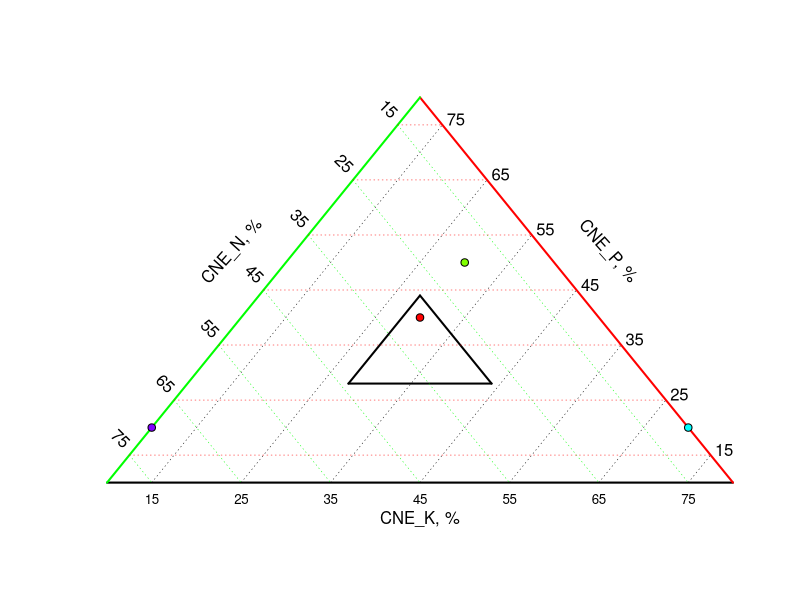

R code for this plot:
#################################################################
#Plotting in a CNE triangle, similar to a soil
#CNE_N values should be read parallel to green lines in triangle
#CNE_P values should be read parallel to black lines in triangle
#CNE_K values should be read parallel to red lines in triangle
#See example given for required input
#
#Tom Schut, December 2021
#
#################################################################
#
#EXAMPLE not run
# df <-data.frame(pCNE_N = c(10, 30, 60, 90 ),
#                 pCNE_P = c(10, 10, 20, 5 ),
#                 pCNE_K = c(80, 60, 20, 5 ),
#                 colors = c("red","green","blue","purple"),
#                 pch = c(21,22,23,24),
#                 leg_text = c("1980","1984","1988","1992"))
# plot_triangle(df)
# 
# plot_triangle(df, defined_symbols = TRUE, show_legend = TRUE)
# 
# df <-data.frame(pCNE_N = c(30, 20, 10, 70 ),
#                 pCNE_P = c(40, 50, 20, 20 ),
#                 pCNE_K = c(30, 30, 70, 10 ),
#                 colors = c("red","green","blue","purple"),
#                 pch = c(21,22,23,24),
#                 leg_text = c("1980","1984","1988","1992"))
# plot_triangle(df)
# plot_triangle(df,optimum_threshold = 28, xyoff = 10)



plot_triangle <- function(df, 
                          defined_symbols = FALSE, 
                          show_legend = FALSE, 
                          main = "",
                          optimum_threshold = 28, #boundary value for optimum CNE
                          xyoff = 10){            #determines ranges of CNE shown
  #Plot in triangle 
  #with CNE_P on x axis running from (0 + xyoff) - (100 - xyoff)
  #CNE_K on left y axis running from (100 - xyoff) to (0 + xyoff)
  #CNE_N on right y axis running from (0 + xyoff) to (100 - xyoff)
  #Draw triangle first

  xmin = xyoff
  xmax = 100- 2* xyoff
  xmed= (xmin+xmax)/2
  ymin = xyoff
  ymax = 100 - 2 * xyoff
  ymed= (ymin+ymax)/2
  
  plot(x=c(xmin, xmax),y=c(ymin, ymin),type="l",col="black", lwd=2,lty=1,
       xlim=c(xmin, xmax),ylim=c(ymin, ymax),
       xaxt="n",xlab="", las = 2, #mgp = c(3, 0.5, -0.5)
       yaxt="n",ylab="", bty="n", main=main)
  lines(x=c(xmed, xmax),y = c(ymax, ymin),col="red", lwd=2,lty=1) #CNE_K axis
  lines(x=c(xmin, xmed),y = c(ymin, ymax), col="green", lwd=2,lty=1) #CNE_N axis
  #Optimum CNE triangle, when CNE_N, CNE_P and CNE_K are > optimum_threshold  
  #y= ymin + (x-optimum_threshold)*2, with y>optimum_threshold: 
  #xmin = optimum_threshold + (optimum_threshold-ymin)/2
  min_x <- optimum_threshold + (optimum_threshold - ymin)/2
  max_y <- ymin + 2*(xmed - optimum_threshold)
  lines(x=c(min_x, xmed),y= c(optimum_threshold, max_y),col="black", lwd=2,lty=1)
  #slope of 2:
  #(max_y - min_y) = 2 * (max_x - xmed)
  #max_x = 0.5 * (max_y - min_y) + xmed
  max_x <- 0.5 * (max_y - optimum_threshold) + xmed
  lines(x=c(xmed, max_x),y= c(max_y, optimum_threshold),col="black", lwd=2,lty=1)
  lines(x=c(min_x, max_x),y= c(optimum_threshold, optimum_threshold), col="black", lwd=2,lty=1)
  

  for(x in seq(xmin + 5, xmax -5, 10)){
    #lines to read off the x-axis are running parallel to CNE_N axis: 
    slope = (ymax -ymin)/(xmax-xmed) 
    y <- ymax - (x -xmin)
    max_x <- xmed + (x - xmin)/slope #maximum x increases as y decreases
    lines(x=c(x, max_x),y=c(ymin, y), col="black", lwd=0.5,lty=3)
    text(max_x + 1.5, y + 1, y, srt = 0) #y_CNE_N-axis
    mtext(text = x, at = x, side =1, srt = 90, line = -0.5, cex=0.8) #x_CNE_P-axis
    #text(x, ymin - 1, x, srt = 0) #y_CNE_N-axis
    
    #lines to read off the CNE_N axis run parallel to the CNE_K axis: 
    slope = (ymax - ymin)/(xmed-xmax) #negative slope
    min_x <- x + (x - xmin)/slope
    y <- ymin + (x - xmin)
    lines(x=c(min_x, x),y=c(y, ymin), col="green", lwd=0.5,lty=3)
    text(min_x - 1, y + 3, ymin + ymax - y, srt = -45)       #y_CNE_K-axis
    
    #line to read off x_CNE_P
  }
  #Lines to read off y_CNE_K
  for(y in seq(ymin +5, ymax -5, 10)){
    min_x <- xmin + 0.5 * (y - ymin)
    max_x <- xmax - 0.5 * (y - ymin)
    lines(x=c(min_x, max_x), y=c(y, y), col="red", lwd=0.5, lty=3)
  }

  text(xmin + 0.4 *(xmed - xmin), ymin + 0.6 * (ymax- ymin), "CNE_N, %", srt = 48)
  text(xmax - 0.4 *(xmed - xmin), ymin + 0.6 * (ymax- ymin), "CNE_P, %", srt = -48)
  mtext("CNE_K, %", side=1, line= 0.5, outer=FALSE)

  
#plots points
  rs <- rowSums(subset(df, select=c("pCNE_N","pCNE_P","pCNE_K")))
  ii <- which(rs < 99.5 | rs > 100.5)
  if( length(ii) > 0){
    print(df[ii,])
    stop("error: sums of pCNE_N, pCNE_P,pCNE_K must be 100")
  }
  
  
  if(defined_symbols){
    cols <- df[,"colors"]
    pchs <- df[,"pch"]
  }else{
    cols <- rainbow(nrow(df))
    pchs <- rep(21,nrow(df))
  }
  for(i in 1:nrow(df)){
    #If the CNE_K increases, the x value for plotting also increases
    #Values have to shift with according to the axis lines.
    #These lines have a slope of (ymax-ymin)/(xmed-xmin) for the CNE_P axis 
    #and (ymax-ymin)/(xmed-xmax) for the CNE_N axis.
    #So when y increases with 10, x must increase with 10 * (xmed-xmin) /(ymax-ymin)
    #Take a triangle with values between 0-100 and a value 
    #of CNE_P = 60, CNE_K = 20. These must be plotted in the plotting device at:
    #y = 20, x = 60 + 20 * (50-0) /(100-0) = 70
    #when these points are plotted in a triangle with value of 10-80:
    #y = 20, x = 60 + (20- 10) * (45-10) /(80-10) = 65
    x <-  df[i, "pCNE_K"]
    y_CNE_P <- df[i, "pCNE_P"] #this gives y value in horizontal direction
    y_CNE_N <- df[i, "pCNE_N"]
    x= x + (y_CNE_P - ymin) * (xmed - xmin)/(ymax - ymin)  # x-axis 
    points(x,y_CNE_P,col="black", pch=pchs[i], bg=cols[i])

  }
  if(show_legend){
    uleg_txt  <- unique(df[,"leg_text"])
    ncol <- ceiling(length(uleg_txt)/8) #max 8 items in one column
    ix1 <- NULL
    ix2 <- NULL
    for(ult in uleg_txt){
      ii <- which(df[,"leg_text"] == ult)
      if(length(ix1) < 8){
        ix1 <- c(ix1, ii[1])
      }else{
        ix2 <- c(ix2, ii[1])
      }
      
    }
    legend("topleft", legend=df[ix1,"leg_text"],col="black", pt.bg=df[ix1,"colors"], pch = df[ix1,"pch"], bty="n" )
    if(ncol >1 ){
      legend("topright", legend=df[ix2,"leg_text"],col="black", pt.bg=df[ix2,"colors"], pch = df[ix2,"pch"], bty="n" )
    }
  }
}


df <-data.frame(pCNE_N = c(30, 20, 10, 70 ),
                pCNE_P = c(40, 50, 20, 20 ),
                pCNE_K = c(30, 30, 70, 10 ),
                colors = c("red","green","blue","purple"),
                pch = c(21,22,23,24),
                leg_text = c("1980","1984","1988","1992"))
plot_triangle(df,optimum_threshold = 28, xyoff = 10)
